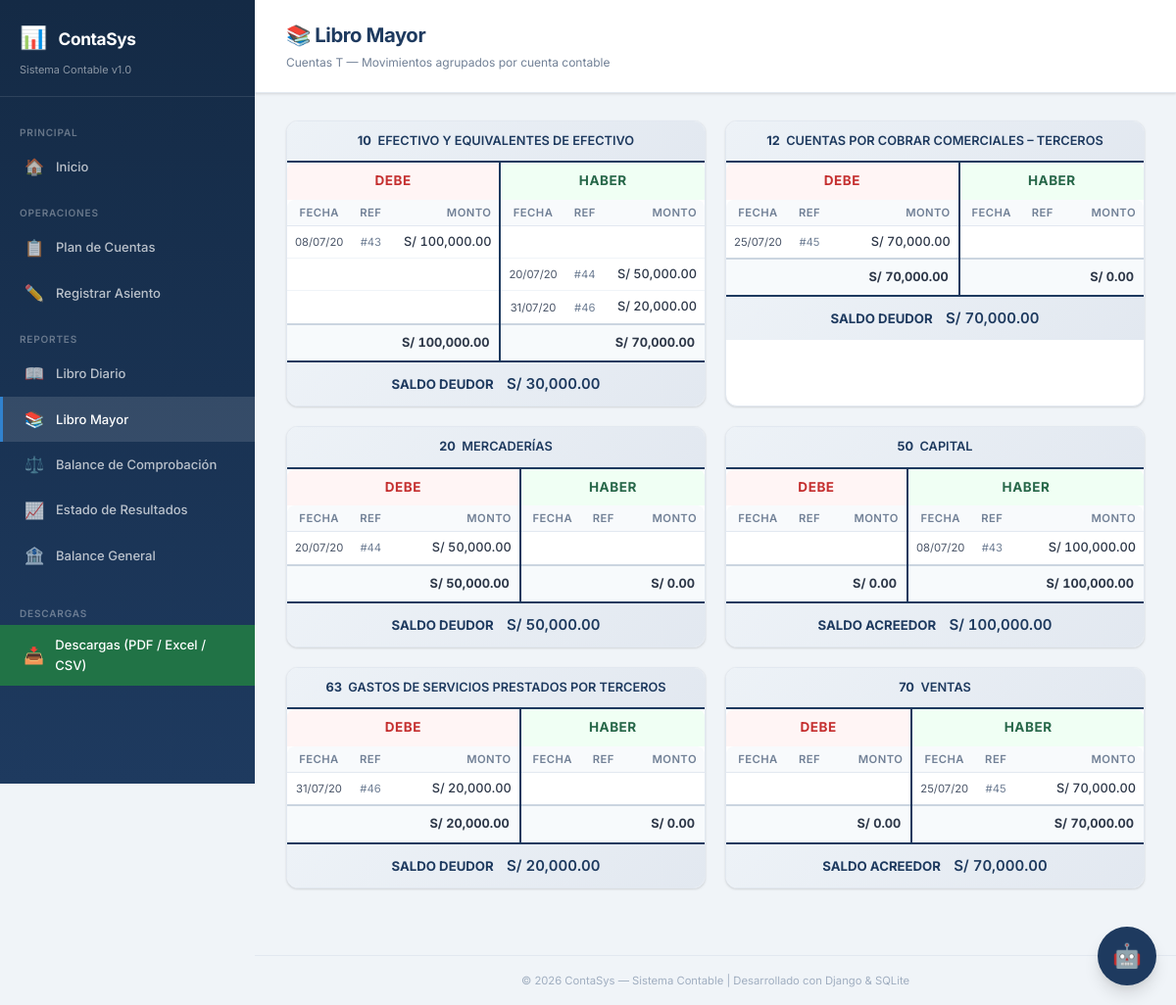
Page /reportes/libro-mayor/ on the earlier database version.
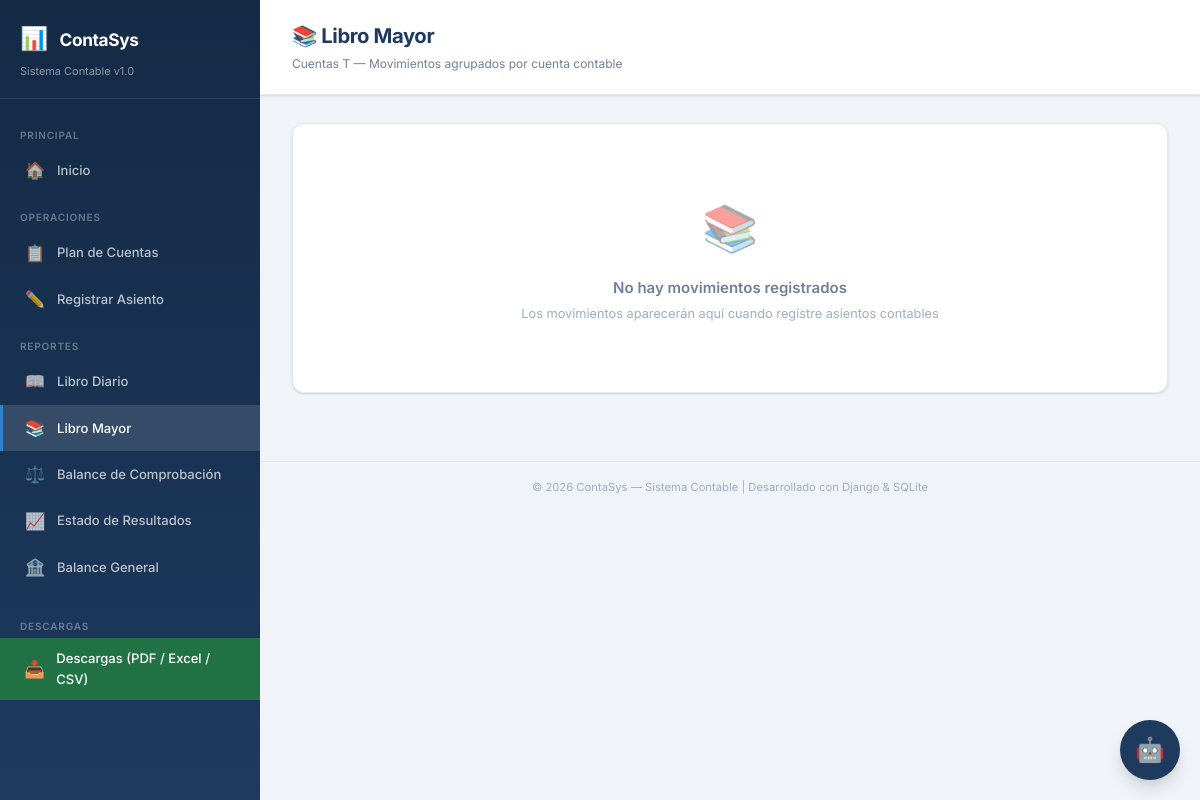
Same page on the later database version.
### core/models.py (models this page shows, shortened)
class CuentaContable(models.Model):
    TIPO_CHOICES = [
        ('activo', 'Activo'),
        ('pasivo', 'Pasivo'),
        ('patrimonio', 'Patrimonio'),
        ('ingreso', 'Ingreso'),
        ('gasto', 'Gasto'),
    ]
    SUBCATEGORIA_CHOICES = [
        ('', 'General'),
        ('activo_corriente', 'Activo corriente'),
        ('existencias', 'Existencias'),
        ('activo_no_corriente', 'Activo no corriente'),
        ('pasivo', 'Pasivo'),
        ('patrimonio', 'Patrimonio'),
        ('gastos', 'Gastos'),
        ('ingresos', 'Ingresos'),
        ('costo_ventas', 'Costo de Ventas'),
        ('gasto_operativo', 'Gasto Operativo'),
        ('gasto_financiero', 'Gasto Financiero'),
        ('otro_ingreso', 'Otro Ingreso'),
        ('otro_gasto', 'Otro Gasto'),
    ]
    SUBCATEGORIAS_POR_TIPO = {
        'activo': ['activo_corriente', 'existencias', 'activo_no_corriente'],
        'pasivo': ['pasivo'],
        'patrimonio': ['patrimonio'],
        'gasto': ['gastos', 'costo_ventas', 'gasto_operativo', 'gasto_financiero', 'otro_gasto'],
        'ingreso': ['ingresos', 'otro_ingreso'],
    }
    codigo = models.CharField(max_length=20, unique=True, verbose_name='Código')
    nombre = models.CharField(max_length=200, verbose_name='Nombre')
    tipo = models.CharField(max_length=20, choices=TIPO_CHOICES, verbose_name='Tipo')
    subcategoria = models.CharField(
        max_length=20,
        choices=SUBCATEGORIA_CHOICES,
        blank=True,
        default='',
        verbose_name='Subcategoría'
    )
    class Meta:
        ordering = ['codigo']
        verbose_name = 'Cuenta Contable'
        verbose_name_plural = 'Cuentas Contables'
    @property
    def naturaleza_deudora(self):
        return self.tipo in ('activo', 'gasto')

class Movimiento(models.Model):
    TIPO_CHOICES = [
        ('debe', 'Debe'),
        ('haber', 'Haber'),
    ]
    asiento = models.ForeignKey(
        AsientoContable,
        on_delete=models.CASCADE,
        related_name='movimientos',
        verbose_name='Asiento'
    )
    cuenta = models.ForeignKey(
        CuentaContable,
        on_delete=models.PROTECT,
        related_name='movimientos',
        verbose_name='Cuenta'
    )
    tipo = models.CharField(max_length=5, choices=TIPO_CHOICES, verbose_name='Tipo')
    monto = models.DecimalField(max_digits=12, decimal_places=2, verbose_name='Monto')
    class Meta:
        verbose_name = 'Movimiento'
        verbose_name_plural = 'Movimientos'

class AsientoContable(models.Model):
    fecha = models.DateField(verbose_name='Fecha')
    descripcion = models.TextField(blank=True, default='', verbose_name='Descripción')
    created_at = models.DateTimeField(auto_now_add=True)
    class Meta:
        ordering = ['fecha', 'id']
        verbose_name = 'Asiento Contable'
        verbose_name_plural = 'Asientos Contables'

### core/views.py (the view)
# urls.py: path('reportes/libro-mayor/', views.libro_mayor, name='libro_mayor'),
def libro_mayor(request):
    cuentas = CuentaContable.objects.all()
    datos_cuentas = []
    for cuenta in cuentas:
        movimientos = cuenta.movimientos.select_related('asiento').order_by('asiento__fecha', 'asiento__id')
        if not movimientos.exists():
            continue
        total_debe = movimientos.filter(tipo='debe').aggregate(
            total=Sum('monto'))['total'] or Decimal('0')
        total_haber = movimientos.filter(tipo='haber').aggregate(
            total=Sum('monto'))['total'] or Decimal('0')
        if cuenta.naturaleza_deudora:
            saldo = total_debe - total_haber
        else:
            saldo = total_haber - total_debe
        datos_cuentas.append({
            'cuenta': cuenta,
            'movimientos': movimientos,
            'total_debe': total_debe,
            'total_haber': total_haber,
            'saldo': saldo,
        })
    context = {
        'datos_cuentas': datos_cuentas,
    }
    return render(request, 'libro_mayor.html', context)

### core/templatetags/contable_tags.py (called while the page is built)
@register.filter
def formato_moneda(valor):
    if valor is None:
        return 'S/ 0.00'
    try:
        valor = Decimal(str(valor))
        return f'S/ {valor:,.2f}'
    except Exception:
        return f'S/ {valor}'

### templates/libro_mayor.html (shortened to what this page needs)
{% extends 'base.html' %}
{% load contable_tags %}
{% block nav_mayor %}active{% endblock %}
{% block page_title %}📚 Libro Mayor{% endblock %}
{% block page_subtitle %}Cuentas T — Movimientos agrupados por cuenta contable{% endblock %}
{% block content %}
{% if datos_cuentas %}
    <div class="tcuentas-grid">
    {% for dato in datos_cuentas %}
        <div class="tcuenta-card">
            <div class="tcuenta-header">
                <strong>{{ dato.cuenta.codigo }}</strong>&nbsp;&nbsp;{{ dato.cuenta.nombre|upper }}
            </div>
            <div class="tcuenta-body">
                <table class="tcuenta-table">
                    <thead>
                        <tr>
                            <th colspan="3" class="text-center tcuenta-th-debe">DEBE</th>
                            <th colspan="3" class="text-center tcuenta-th-haber">HABER</th>
                        </tr>
                        <tr class="tcuenta-subheader">
                            <th class="text-center">Fecha</th>
                            <th class="text-center">Ref</th>
                            <th class="text-right">Monto</th>
                            <th class="text-center">Fecha</th>
                            <th class="text-center">Ref</th>
                            <th class="text-right">Monto</th>
                        </tr>
                    </thead>
                    <tbody>
                        {% for mov in dato.movimientos %}
                        <tr>
                            {% if mov.tipo == 'debe' %}
                                <td class="tcuenta-fecha text-center">{{ mov.asiento.fecha|date:"d/m/y" }}</td>
                                <td class="tcuenta-num text-center">#{{ mov.asiento.id }}</td>
                                <td class="tcuenta-monto text-right">{{ mov.monto|formato_moneda }}</td>
                                <td class="tcuenta-fecha"></td>
                                <td class="tcuenta-num"></td>
                                <td class="tcuenta-monto text-right"></td>
                            {% else %}
                                <td class="tcuenta-fecha"></td>
                                <td class="tcuenta-num"></td>
                                <td class="tcuenta-monto text-right"></td>
                                <td class="tcuenta-fecha text-center">{{ mov.asiento.fecha|date:"d/m/y" }}</td>
                                <td class="tcuenta-num text-center">#{{ mov.asiento.id }}</td>
                                <td class="tcuenta-monto text-right">{{ mov.monto|formato_moneda }}</td>
                            {% endif %}
                        </tr>
                        {% endfor %}
                    </tbody>
                    <tfoot>
                        <tr class="tcuenta-totals">
                            <td colspan="3" class="text-right monto">{{ dato.total_debe|formato_moneda }}</td>
                            <td colspan="3" class="text-right monto">{{ dato.total_haber|formato_moneda }}</td>
                        </tr>
                        <tr class="tcuenta-saldo">
                            <td colspan="6" class="text-center">
                                {% if dato.cuenta.naturaleza_deudora %}
                                    <strong>SALDO DEUDOR</strong>&nbsp;&nbsp;&nbsp;
                                {% else %}
                                    <strong>SALDO ACREEDOR</strong>&nbsp;&nbsp;&nbsp;
                                {% endif %}
                                <span class="monto" style="font-size: 1rem;">{{ dato.saldo|formato_moneda }}</span>
                            </td>
                        </tr>
                    </tfoot>
                </table>
            </div>
        </div>
    {% endfor %}
    </div>
{% else %}
    <div class="card">
        <div class="card-body">
            <div class="empty-state">
                <div class="empty-icon">📚</div>
                <h4>No hay movimientos registrados</h4>
                <p>Los movimientos aparecerán aquí cuando registre asientos contables</p>
            </div>
        </div>
    </div>
{% endif %}
{% endblock %}

Differences in the rows shown:
no longer on this page (row unchanged): CuentaContable: cuenta.codigo "10", cuenta.nombre "EFECTIVO Y EQUIVALENTES DE EFECTIVO", total_debe "S/ 100,000.00", total_haber "S/ 70,000.00", tipo "SALDO DEUDOR", saldo "S/ 30,000.00"
removed Movimiento: asiento.fecha "08/07/20", asiento.id "43", monto "S/ 100,000.00", shown under "10"
removed Movimiento: asiento.fecha "20/07/20", asiento.id "44", monto "S/ 50,000.00", shown under "10"
removed Movimiento: asiento.fecha "31/07/20", asiento.id "46", monto "S/ 20,000.00", shown under "10"
no longer on this page (row unchanged): CuentaContable: cuenta.codigo "12", cuenta.nombre "CUENTAS POR COBRAR COMERCIALES – TERCEROS", total_debe "S/ 70,000.00", total_haber "S/ 0.00", tipo "SALDO DEUDOR", saldo "S/ 70,000.00"
removed Movimiento: asiento.fecha "25/07/20", asiento.id "45", monto "S/ 70,000.00", shown under "12"
no longer on this page (row unchanged): CuentaContable: cuenta.codigo "20", cuenta.nombre "MERCADERÍAS", total_debe "S/ 50,000.00", total_haber "S/ 0.00", tipo "SALDO DEUDOR", saldo "S/ 50,000.00"
removed Movimiento: asiento.fecha "20/07/20", asiento.id "44", monto "S/ 50,000.00", shown under "20"
no longer on this page (row unchanged): CuentaContable: cuenta.codigo "50", cuenta.nombre "CAPITAL", total_debe "S/ 0.00", total_haber "S/ 100,000.00", tipo "SALDO ACREEDOR", saldo "S/ 100,000.00"
removed Movimiento: asiento.fecha "08/07/20", asiento.id "43", monto "S/ 100,000.00", shown under "50"
no longer on this page (row unchanged): CuentaContable: cuenta.codigo "63", cuenta.nombre "GASTOS DE SERVICIOS PRESTADOS POR TERCEROS", total_debe "S/ 20,000.00", total_haber "S/ 0.00", tipo "SALDO DEUDOR", saldo "S/ 20,000.00"
removed Movimiento: asiento.fecha "31/07/20", asiento.id "46", monto "S/ 20,000.00", shown under "63"
no longer on this page (row unchanged): CuentaContable: cuenta.codigo "70", cuenta.nombre "VENTAS", total_debe "S/ 0.00", total_haber "S/ 70,000.00", tipo "SALDO ACREEDOR", saldo "S/ 70,000.00"
removed Movimiento: asiento.fecha "25/07/20", asiento.id "45", monto "S/ 70,000.00", shown under "70"
Other differences:
text now shown: "📚 No hay movimientos registrados Los movimientos aparecerán aquí cuando registre asientos contables"
